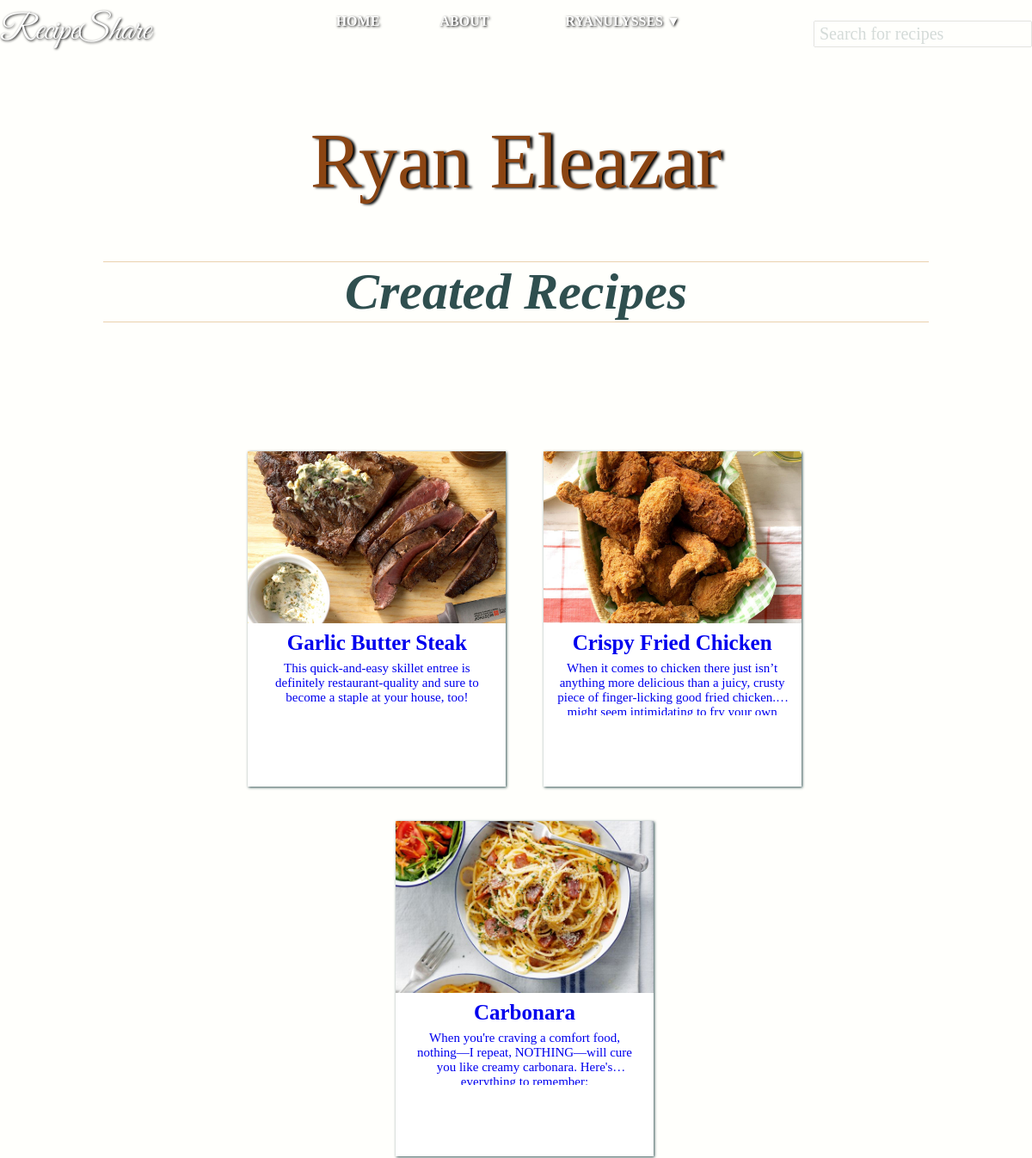
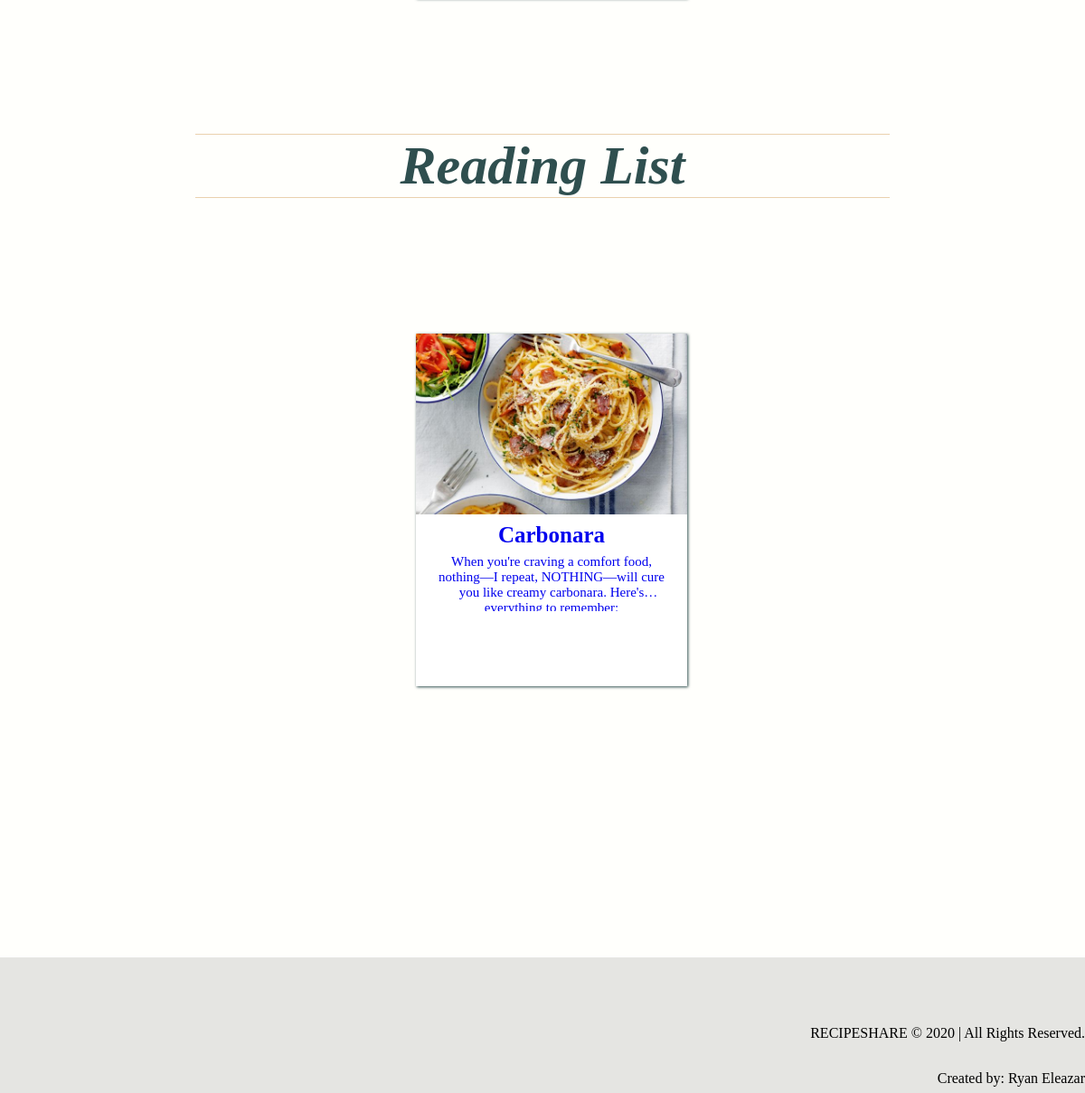
The app's page /profile/ryanulysses (signed in) with its own data (2 pictures, top to bottom).
### tables this page shows
CREATE TABLE user(id INTEGER  PRIMARY KEY, username VARCHAR(100) NOT NULL, password VARCHAR(100) NOT NULL, email VARCHAR(100) NOT NULL, firstname VARCHAR(100) NOT NULL, lastname VARCHAR(100) NOT NULL );

CREATE TABLE recipe(id INTEGER  PRIMARY KEY, dishname VARCHAR(100) NOT NULL, description TEXT NOT NULL, ingredients TEXT NOT NULL, directions TEXT NOT NULL, imagename VARCHAR(100) NOT NULL, author VARCHAR(100) NOT NULL, datetoday VARCHAR(100) NOT NULL);

### application.py (the view)
@app.route('/profile/<username>')
def profile(username):
    with sqlite3.connect('database.db') as conn:
        user = username
        currecipe = conn.cursor()
        currecipe.execute("SELECT * FROM recipe WHERE author = ?", [user])
        UsersRecipe = currecipe.fetchall()
        curuser = conn.cursor()
        curuser.execute("SELECT firstname,lastname FROM user WHERE username = ?",[user])
        UsersName = curuser.fetchall()
        curlist = conn.cursor()
        curlist.execute(
            "SELECT recipe.id, recipe.dishname, recipe.description, recipe.ingredients, recipe.directions, recipe.imagename, recipe.author FROM recipe INNER JOIN readinglist ON recipe.dishname = readinglist.dishname WHERE user = ?", [user])
        UsersReadingList = curlist.fetchall()
        return render_template('profile.html', UsersRecipe=UsersRecipe, UsersReadingList=UsersReadingList, username=user, UsersName = UsersName)

### templates/profile.html
{% extends "layout.html" %}
{% block content %}
<br>
<br>
<br>
<br>
<section id = 'profilebox'>
	<div class = 'headername'>
		{% for name in UsersName %}
			<h2>{{name[0]}} {{name[1]}}</h2>
		{% endfor %}
	</div>
		<section>
			<h1>Created Recipes</h1>
			<div id = 'profilerecipecontainer'>
					<div class = 'row searchcontainer'>
						{% for n in UsersRecipe %}
							<div class = 'column'>
								<a href = "{{ url_for('article', id = n[0], dishname = n[1])}}">
								<img src="{{ url_for('static' , filename = 'images/recipeimages/' + n[5])}}" height = 200px height = 220px>
								<h3> {{n[1]}}</h3>
								<div class = 'descriptionbox'>
									<p>{{n[2]}}</p>
								</div>
								</a>
								<br>
							</div>
						{% endfor %}
				</div>
			</div>
			<div class = 'container'>
				<h1>Reading List</h1>
			</div>
			<div id ='profilerecipecontainer'>
				<div class = 'row searchcontainer'>
					{% for n in UsersReadingList %}
						<div class = 'column'>
								<a href = "{{ url_for('article', id = n[0], dishname = n[1])}}">
								<img src="{{ url_for('static' , filename = 'images/recipeimages/' + n[5])}}" height = 200px height = 220px>
								<h3> {{n[1]}}</h3>
								<div class = 'descriptionbox'>
									<p>{{n[2]}}</p>
								</div>
								</a>
								<br>
							</div>
					{% endfor %}
				</div>
			</div>
		</section>
</section>
{% endblock %}

### static/style.css (style rules this page uses)
html { padding: 0; margin: 0; width: 100%; height: 100%; min-height: 100vh; }
body { background-color: #FFFFFC; color: #2F4F4F; width: 100%; height: 100%; margin: 0; padding: 0; overflow: auto; font-size:100%; }
.container { width: 80%; margin: 0 auto; overflow: hidden; padding: 0; }
.container::placeholder { color:#2F4F4F; font-family: 'Palatino Linotype', 'Book Antiqua', Palatino, serif; }
a { text-decoration: none; }
img { max-width: 100%; max-height: 100%; }
.row { padding: 0 ; position: relative; margin: 0; padding: 20px 0; display:inline-block; opacity: 0; transform: translateY(22px); transition: 1.6s all ease-in-out; }
.column { overflow: visible; width: 300px; height: 390px; background-color: #FFFF; box-shadow: 1px 1px 3px; text-align: center; padding: 0; margin: 20px; display: inline-block; position: relative; transition: transform.2s; }
.column h3 { font-size: 25px; margin-top: 5px; margin-bottom: 0; font-family: 'Palatino Linotype', 'Book Antiqua', Palatino, serif; }
.column p { font-size: 15px; font-family: 'Palatino Linotype', 'Book Antiqua', Palatino, serif; margin-top: 7px; }
.column img { max-height: 100%; width: 100%; object-fit: cover; }
.descriptionbox { height: 70px; width: 90%; margin: 0 auto; padding: 0; position: flex; overflow: hidden; display: -webkit-box; -webkit-line-clamp: 3; -webkit-box-orient: vertical; text-align: center; }
.searchcontainer { opacity: 1; transform: translateY(0px); }
#profilebox { width: 80%; margin: 5% auto; position: relative; font-size: 13px; overflow: hidden; min-height: 1000px; height: auto; display: flex; flex-direction: column; text-align: center; }
#profilebox h1 { border-top: 1px solid #ead1ae; border-bottom:1px solid #ead1ae; font-size: 60px; font-weight: bold; font-style: italic; font-family: 'Palatino Linotype', 'Book Antiqua', Palatino, serif; }
.headername { text-align: center; height: auto; z-index: 0; }
.headername h2 { font: 400 130px/0.8 'Poiret'; text-shadow: 3px 1px 3px black; font-size: 90px; margin: 20px 20px; color: #8B4513; height: auto; z-index: 0; }
#profilerecipecontainer { width: 100%; margin: 0 10px; padding: 50px 0; overflow: auto; justify-content: center; text-align: center; position: relative; align-items: center; overflow-x: auto; overflow-y: hidden; }

### records on screen
user: firstname "Ryan", lastname "Eleazar"
recipe: imagename (picture), dishname "Garlic Butter Steak", description "This quick-and-easy skillet entree is definitely restaurant-quality and sure to become a staple at your house, too!"
recipe: imagename (picture), dishname "Crispy Fried Chicken", description "When it comes to chicken there just isn’t anything more delicious than a juicy, crusty piece of finger-licking good fried chicken. It might seem intimidating to fry your…"
recipe: imagename (picture), dishname "Carbonara", description "When you're craving a comfort food, nothing—I repeat, NOTHING—will cure you like creamy carbonara. Here's everything to remember:"

### other values on screen
{{ session['username'] }} "RYANULYSSES"
